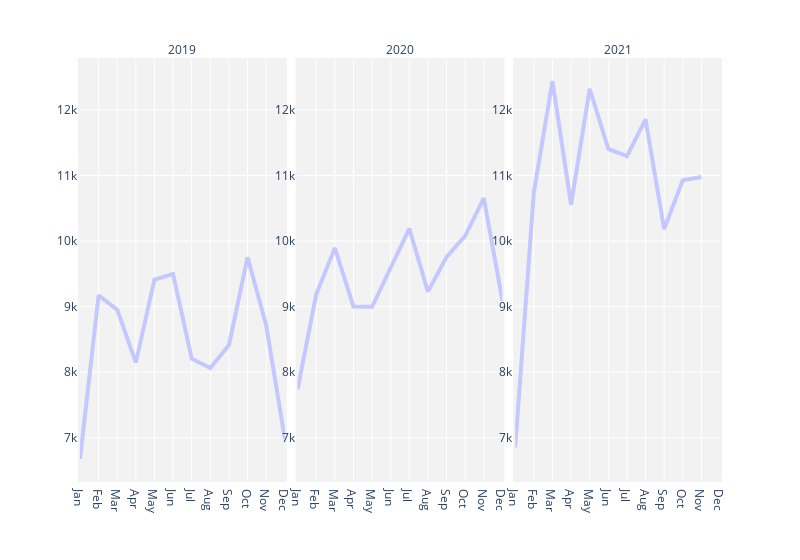

Write notebook code for a chart like this one.
### Code cell
# increase size of year titles, 

df['Number of Permits'] = len(df.index)

df_permit_volume = df.groupby(['Year','Month']).count().reset_index()

fig = px.line(df_permit_volume[~((df_permit_volume['Year']==2021) & 
                                 (df_permit_volume['Month']=='Dec'))], 
             x='Month',
             y='Number of Permits', 
             facet_col='Year',
              #facet_col_wrap=1,
             markers = False, 
              render_mode="SVG",
              hover_data={'Month':False},
             color_discrete_sequence=colours)

fig.update_xaxes(ticklabelposition="inside top", title=None,)
fig.update_yaxes(title= None, showgrid = True, showticklabels = True)

fig.update_layout(hoverlabel=dict(bgcolor="white",
                                  font_size=14,
                                  font_family="Arial",
                                  font_color='Black',
                                  bordercolor="rgba(255,255,255,255)"),
                 plot_bgcolor='#f2f2f2')

fig.update_layout(hovermode="x unified", showlegend = True)

fig.update_layout(legend=dict(
    orientation="h",
    yanchor="bottom",
    y=1.05,
    xanchor="right",
    x=1,
))

fig.update_layout(legend={'title_text':''})
#fig.update_layout(yaxis = dict(tickfont = dict(family='Arial',size=16, color = 'Black')),
#                  xaxis = dict(tickfont = dict(family='Arial',size=16, color = 'Black')))


fig.update_traces(line=dict(width=4),hovertemplate=None)

#Remove Year = from plot titles
fig.for_each_annotation(lambda a: a.update(text=a.text.split("=")[-1]))
fig.for_each_xaxis(lambda x: x.update(title = ''))
fig.for_each_yaxis(lambda x: x.update(title = ''))

fig.update_layout(width=800, margin=dict(pad=2))


fig.show()
fig.write_html(f'{visuals}Permit_Volume_Line_Monthly.html')

### Figure 1 — Plotly figure (JSON) as saved in the notebook; plotly's stock layout.template omitted (floating-point values rounded to 4 significant figures)
{"data": [{"legendgroup": "", "line": {"color": "#c4c8ff", "dash": "solid", "width": 4}, "marker": {"symbol": "circle"}, "mode": "lines", "name": "", "orientation": "v", "showlegend": false, "type": "scatter", "x": ["Jan", "Feb", "Mar", "Apr", "May", "Jun", "Jul", "Aug", "Sep", "Oct", "Nov", "Dec"], "xaxis": "x", "y": [6674, 9171, 8954, 8144, 9414, 9497, 8205, 8064, 8412, 9752, 8715, 6986], "yaxis": "y"}, {"legendgroup": "", "line": {"color": "#c4c8ff", "dash": "solid", "width": 4}, "marker": {"symbol": "circle"}, "mode": "lines", "name": "", "orientation": "v", "showlegend": false, "type": "scatter", "x": ["Jan", "Feb", "Mar", "Apr", "May", "Jun", "Jul", "Aug", "Sep", "Oct", "Nov", "Dec"], "xaxis": "x2", "y": [7737, 9189, 9896, 9001, 8997, 9606, 10191, 9228, 9758, 10081, 10657, 9089], "yaxis": "y2"}, {"legendgroup": "", "line": {"color": "#c4c8ff", "dash": "solid", "width": 4}, "marker": {"symbol": "circle"}, "mode": "lines", "name": "", "orientation": "v", "showlegend": false, "type": "scatter", "x": ["Jan", "Feb", "Mar", "Apr", "May", "Jun", "Jul", "Aug", "Sep", "Oct", "Nov"], "xaxis": "x3", "y": [6851, 10744, 12443, 10556, 12325, 11407, 11296, 11858, 10182, 10929, 10977], "yaxis": "y3"}], "layout": {"annotations": [{"font": {}, "showarrow": false, "text": "2019", "x": 0.16, "xanchor": "center", "xref": "paper", "y": 1, "yanchor": "bottom", "yref": "paper"}, {"font": {}, "showarrow": false, "text": "2020", "x": 0.5, "xanchor": "center", "xref": "paper", "y": 1, "yanchor": "bottom", "yref": "paper"}, {"font": {}, "showarrow": false, "text": "2021", "x": 0.84, "xanchor": "center", "xref": "paper", "y": 1, "yanchor": "bottom", "yref": "paper"}], "hoverlabel": {"bgcolor": "white", "bordercolor": "rgba(255,255,255,255)", "font": {"color": "Black", "family": "Arial", "size": 14}}, "hovermode": "x unified", "legend": {"orientation": "h", "title": {"text": ""}, "tracegroupgap": 0, "x": 1, "xanchor": "right", "y": 1.05, "yanchor": "bottom"}, "margin": {"pad": 2, "t": 60}, "plot_bgcolor": "#f2f2f2", "showlegend": true, "width": 800, "xaxis": {"anchor": "y", "domain": [0, 0.32], "ticklabelposition": "inside top", "title": {"text": ""}}, "xaxis2": {"anchor": "y2", "domain": [0.34, 0.66], "matches": "x", "ticklabelposition": "inside top", "title": {"text": ""}}, "xaxis3": {"anchor": "y3", "domain": [0.68, 1.0], "matches": "x", "ticklabelposition": "inside top", "title": {"text": ""}}, "yaxis": {"anchor": "x", "domain": [0, 1], "showgrid": true, "showticklabels": true, "title": {"text": ""}}, "yaxis2": {"anchor": "x2", "domain": [0, 1], "matches": "y", "showgrid": true, "showticklabels": true, "title": {"text": ""}}, "yaxis3": {"anchor": "x3", "domain": [0, 1], "matches": "y", "showgrid": true, "showticklabels": true, "title": {"text": ""}}}}
